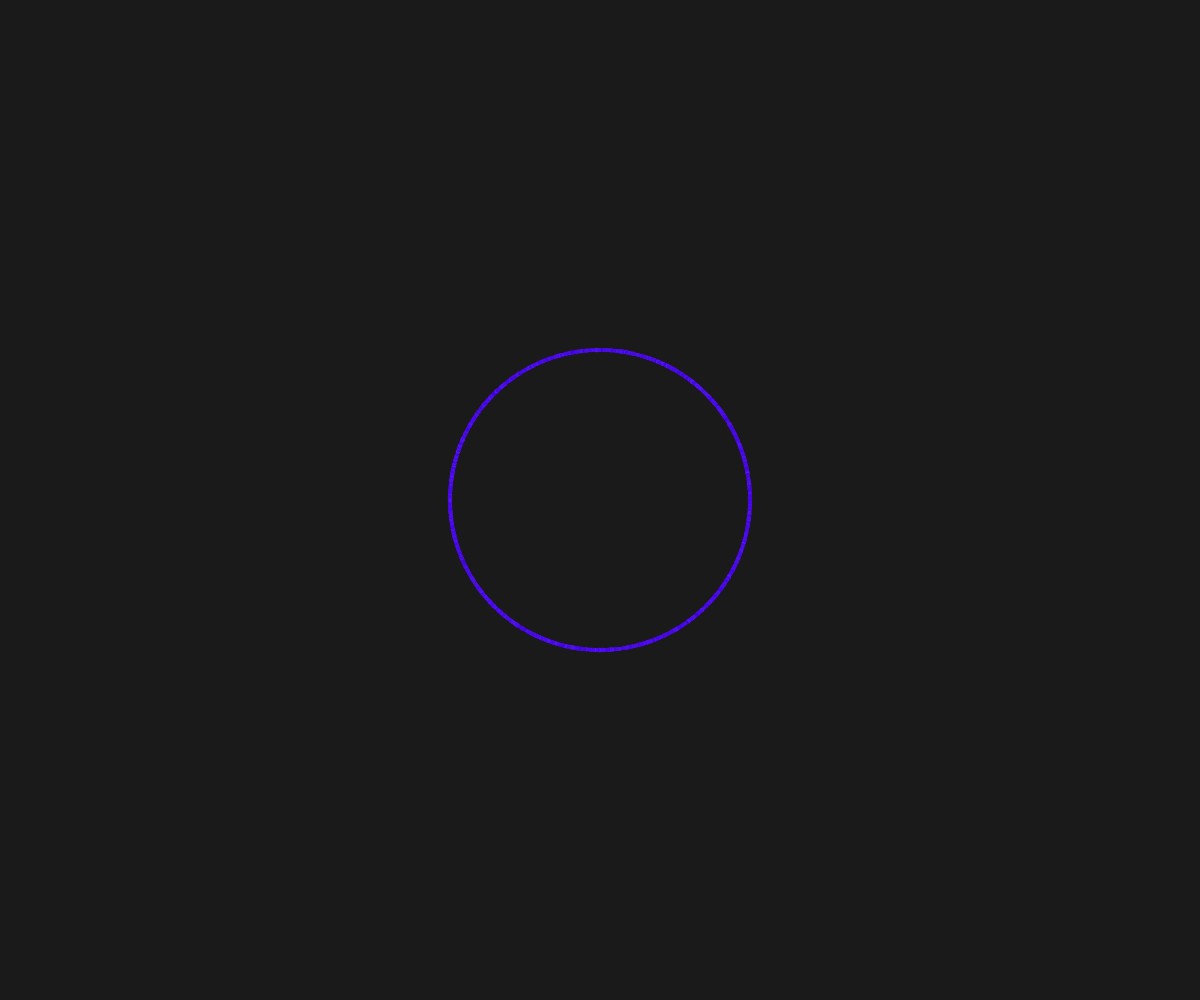
Frame 1 (no input)
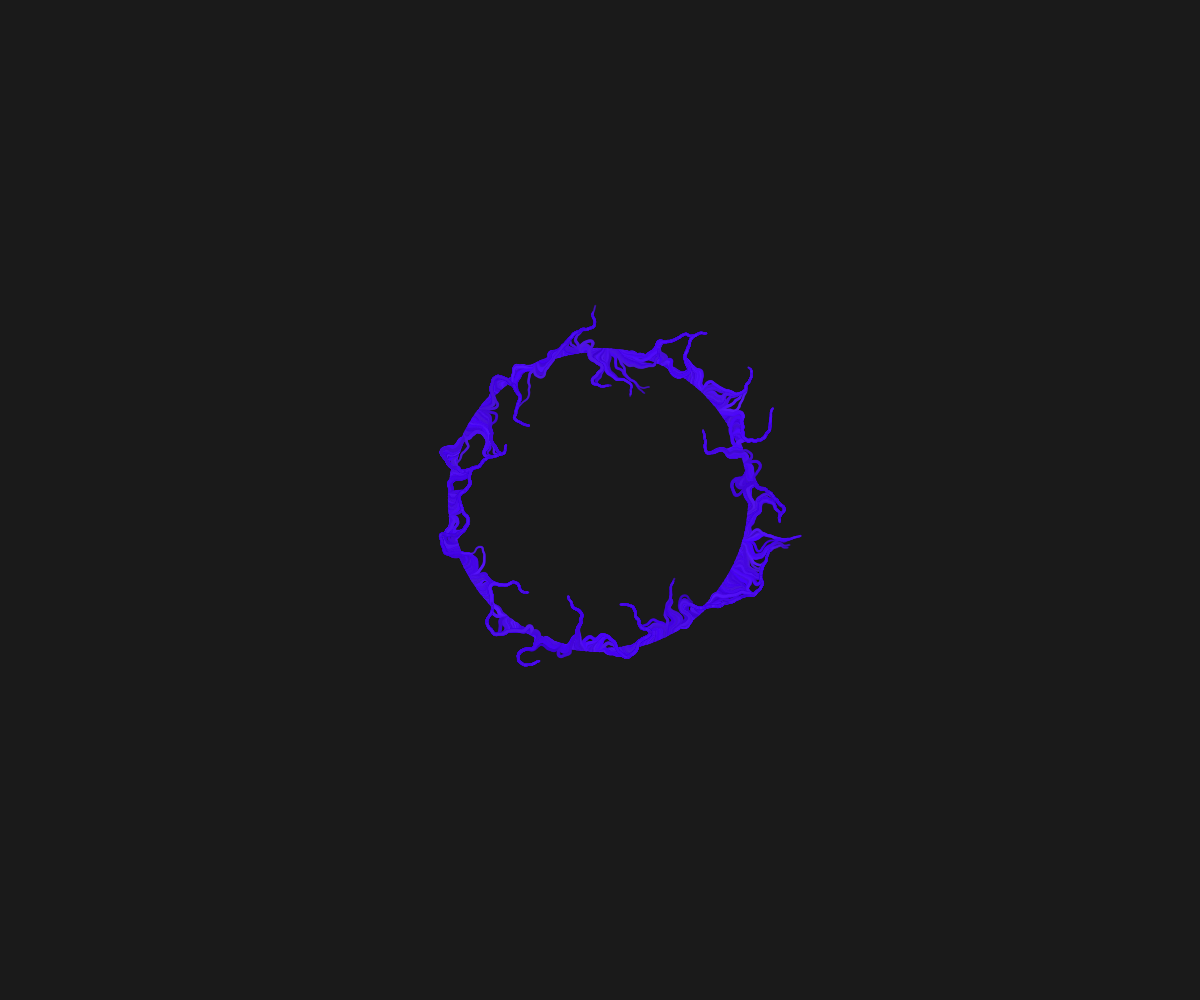
Frame 60 (no input)
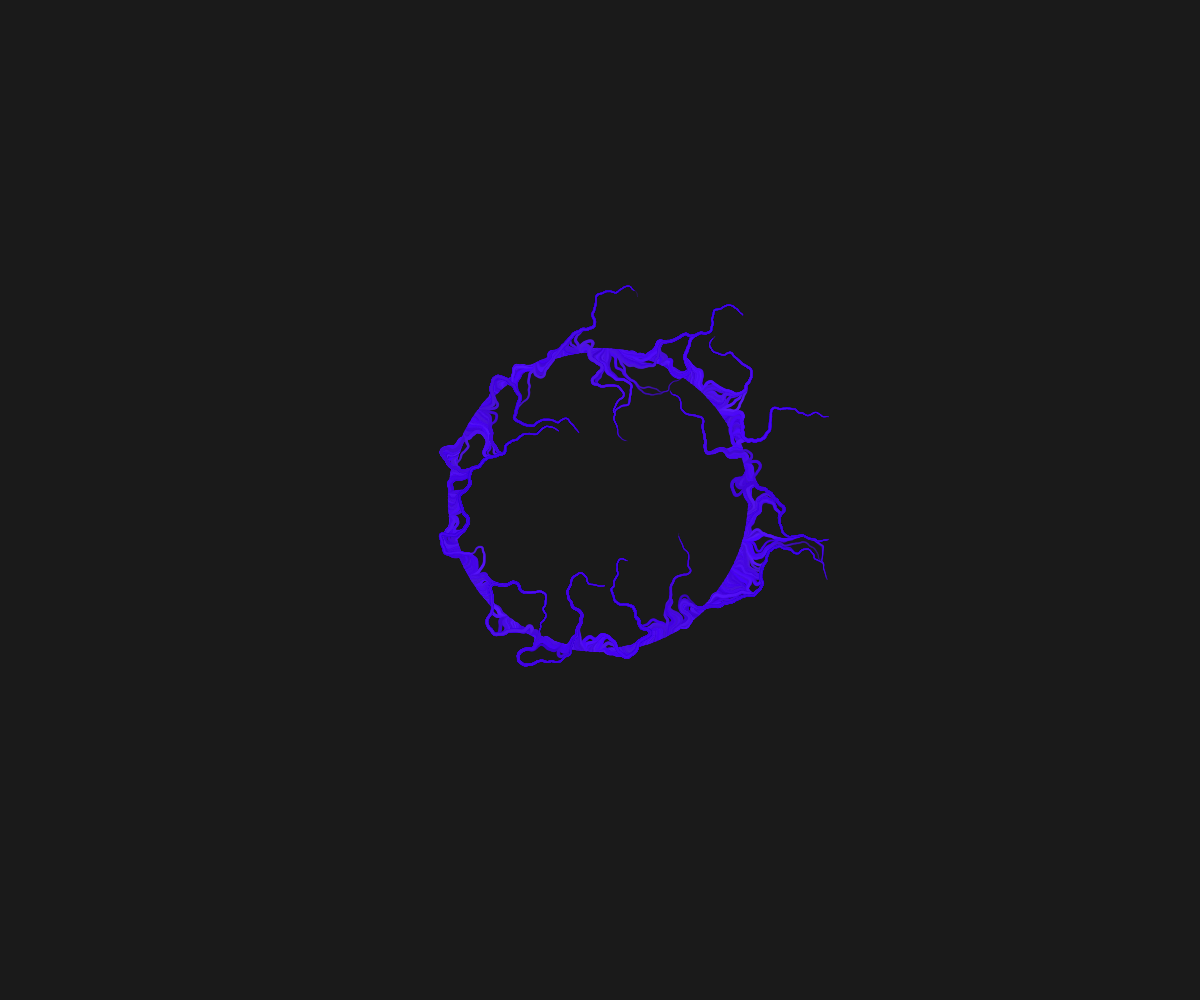
Frame 120 (the mouse pressed at the canvas centre since frame 60)

The p5.js sketch that drew these frames (run headless with seeded random() and noise() and a simulated clock; from frame 60 on, the mouse is pressed at the canvas centre):

// p5.js sketch
// ── sketch.js
let particles = [];

let n;
let squiggliness = 1/25;
let count = 150;
let maxSize = 250;
let interval;

function setup() {
    createCanvas(window.innerWidth, window.innerHeight);
    colorMode(HSB, 100);

    noStroke();
    background(10);
    updateParticles();
}


function draw() {
    for(let p of particles) {
        p.draw();
        p.move();
    }
}

function updateParticles() {
    particles = [];
    let r = count;
    let hue = random(0, 100);
    n = 10*count;

    for (let i = 0; i < n; i++) {
        let theta = map(i, 0, n, -PI, PI);
        let x = width/2 + r*cos(theta);
        let y = height/2 + r*sin(theta);

        let size = random(3, 4.5);
        let c = color(hue, random(90, 100), random(80, 100), 100);
        particles.push(new Particle(x, y, size, c));
    }
}

function Particle(x, y, size, c){
    this.x = x;
    this.y = y;
    this.s = size;
    this.c = c;

    this.alpha = 100;
    this.dist = 1;

    this.move = function() {
        let theta = noise(this.y *squiggliness, this.x*squiggliness)*PI*4;
        let v = p5.Vector.fromAngle(theta, this.dist);

        this.x += v.x;
        this.y += v.y;

        this.alpha *= 0.99;
        this.s *= 0.99;

    }

    this.draw = function() {
        this.c.setAlpha(this.alpha);
        fill(this.c);
        circle(this.x, this.y, this.s);
        this.c.setAlpha(100);
    }
}
